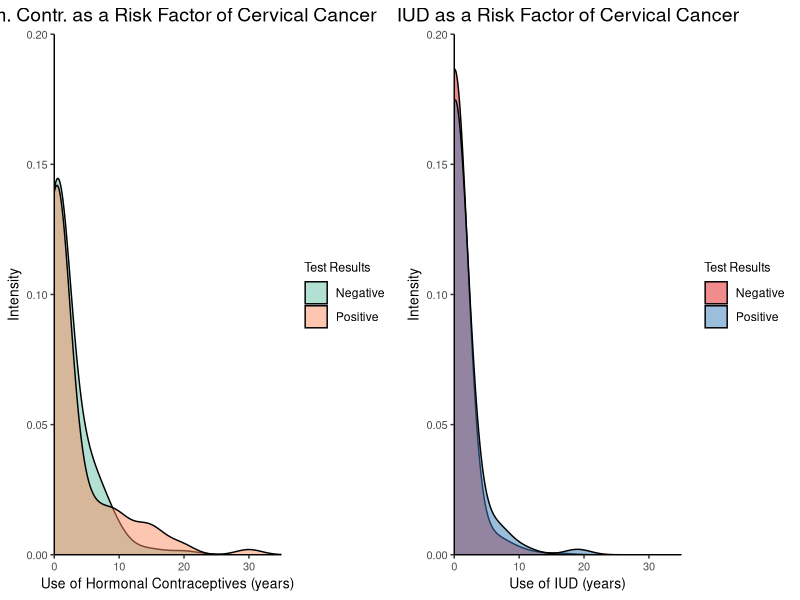
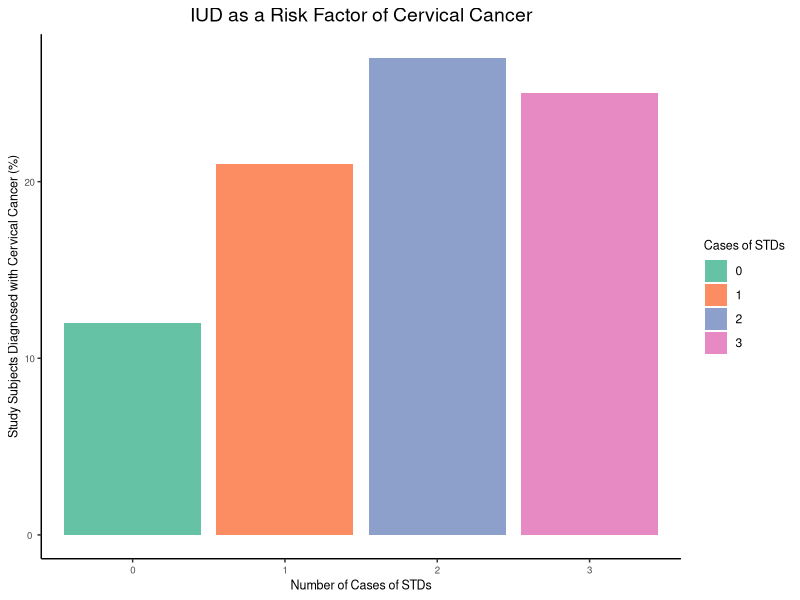

Write the R code that produced these figures, in order.
# Project for R Course
# Cervical cancer impact factors

library(dplyr)
library(ggplot2)
library(gridExtra)
library(RColorBrewer)


density_data_prep <- function(raw_df, dens_col) {
  new_col_name <- tolower(paste0(substr(dens_col, start = 1, stop = 3), 
                                 '_time'))
  new_df <- select(raw_df,
                   !!new_col_name := dens_col,
                   cancer_diagnosis)
  
  new_df <- new_df |>
    na.omit() |>
    mutate_at(vars(new_col_name), as.numeric) |>
    mutate_at(vars(cancer_diagnosis), as.factor)
  return(new_df)
}


cancer_prob_calc <- function(raw_df, std_num) {
  ifelse(std_num < 3,
         std_df <- select(filter(raw_data, STDs..number. == std_num),
                          cancer_diagnosis),
         
         std_df <- select(filter(raw_data, STDs..number. >= std_num),
                          cancer_diagnosis))
  
  prob <- sum(std_df$cancer_diagnosis) / length(std_df$cancer_diagnosis) * 100
  return(round(prob))
}


#### Common Data Manipulation ####

# Reading and storing raw csv data
raw_data <- read.csv('data/kag_risk_factors_cervical_cancer.csv')

# Get summary statistics of raw_data
summary(raw_data)

# Replacing all the '?' values for NA
raw_data[raw_data == '?'] <- NA

# Make every value in raw_data numeric
raw_data <- mutate_all(raw_data, function(x) as.numeric(as.character(x)))

# Checking the first 10 entries of the raw_data dataframe
head(raw_data, 10)

# To know the names of the columns in raw_data
names(raw_data)

# To know the datatypes of the values in the columns of raw_data
sapply(raw_data, class)


# Check for NA values in the cancer diagnosis columns before joining
unique(is.na(c(raw_data$Hinselmann, 
               raw_data$Schiller, 
               raw_data$Citology, 
               raw_data$Biopsy)))

# Creating a new column in which '1' represents a cancer diagnosis
# independent of the test (Hinselmann, Schiller, Citology, or Biopsy) used and
# '0' represents no diagnosis.
raw_data <- mutate(raw_data, 
                    cancer_diagnosis = ifelse(raw_data$Hinselmann == 0 & 
                                                raw_data$Schiller == 0 & 
                                                raw_data$Citology == 0 & 
                                                raw_data$Biopsy == 0,
                                              0, 1))


#### Figure Contraceptives ####
# Relationship between different contraceptives and cervical cancer.

hor_cancer <- density_data_prep(raw_df = raw_data, 
                                dens_col = 'Hormonal.Contraceptives..years.')

iud_cancer <- density_data_prep(raw_df = raw_data, 
                                dens_col = 'IUD..years.')

hor_contr_plot <- ggplot(hor_cancer) +
  geom_density(aes(x = hor_time, fill = cancer_diagnosis), 
               bw = 2, alpha = 0.5) + 
  labs(title='Horm. Contr. as a Risk Factor of Cervical Cancer',
       y='Intensity',
       x='Use of Hormonal Contraceptives (years)',
       fill='Test Results') +
  theme_classic() + 
  theme(axis.text.x = element_text(size = 8, hjust = 0.5),
        axis.title.x = element_text(size = 10),
        axis.text.y = element_text(size = 8, hjust = 0.5),
        axis.title.y = element_text(size = 10),
        legend.title = element_text(size = 9),
        plot.title = element_text(size = 14, hjust = 0.5)) +
  scale_x_continuous(expand = c(0, 0), limits = c(0, 35)) + 
  scale_y_continuous(expand = c(0, 0), limits = c(0, 0.2)) +
  scale_fill_manual(labels = c('Negative', 'Positive'), 
                    values = brewer.pal(3, 'Set2'))

iud_contr_plot <- ggplot(iud_cancer) +
  geom_density(aes(x = iud_time, fill = cancer_diagnosis), 
               bw = 2, alpha = 0.5) + 
  labs(title='IUD as a Risk Factor of Cervical Cancer',
       y='Intensity',
       x='Use of IUD (years)',
       fill='Test Results') +
  theme_classic() + 
  theme(axis.text.x = element_text(size = 8, hjust = 0.5),
        axis.title.x = element_text(size = 10),
        axis.text.y = element_text(size = 8, hjust = 0.5),
        axis.title.y = element_text(size = 10),
        legend.title = element_text(size = 9),
        plot.title = element_text(size = 14, , hjust = 0.5)) +
  scale_x_continuous(expand = c(0, 0), limits = c(0, 35)) + 
  scale_y_continuous(expand = c(0, 0), limits = c(0, 0.2)) +
  scale_fill_manual(labels = c('Negative', 'Positive'), 
                    values = brewer.pal(3, 'Set1'))

contr_fig = grid.arrange(hor_contr_plot, iud_contr_plot, ncol = 2, nrow = 1)

ggsave('img/contr_cancer.png', contr_fig, width = 10, height = 5, dpi = 300)


#### Figure STDs ####
# Relationship between number of STDs and cervical cancer.

three_std <- cancer_prob_calc(raw_df = raw_data, std_num = 3)
two_std <- cancer_prob_calc(raw_df = raw_data, std_num = 2)
one_std <- cancer_prob_calc(raw_df = raw_data, std_num = 1)
zero_std <- cancer_prob_calc(raw_df = raw_data, std_num = 0)


std_cancer_df <- data.frame(std_num = c('0', 
                                        '1', 
                                        '2', 
                                        '3'),
                            cancer_prob = c(zero_std, 
                                            one_std, 
                                            two_std, 
                                            three_std))

std_plot <- ggplot(data=std_cancer_df, aes(x=std_num,
                                           y=cancer_prob,
                                           fill=std_num)) +
    geom_bar(stat="identity") + 
    scale_fill_brewer(palette = "Set2", name = 'Cases of STDs') + 
    labs(title='IUD as a Risk Factor of Cervical Cancer',
         y='Study Subjects Diagnosed with Cervical Cancer (%)',
         x='Number of Cases of STDs') +
    theme_classic() + 
    theme(axis.text.x = element_text(size = 7, hjust = 0.5),
          axis.title.x = element_text(size = 9),
          axis.text.y = element_text(size = 7, hjust = 0.5),
          axis.title.y = element_text(size = 9),
          legend.title = element_text(size = 9),
          plot.title = element_text(size = 14, hjust = 0.5))

ggsave('img/std_cancer.png', std_plot, width = 10, height = 5, dpi = 300)
